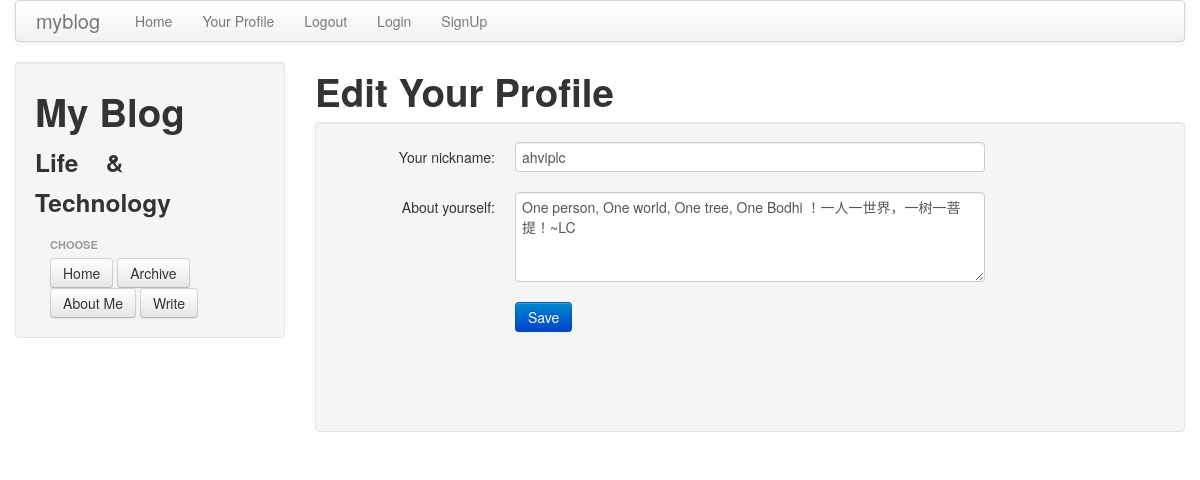
The page /edit (signed in) on the database its author committed.
### app/models.py (models this page shows, shortened)
class User(db.Model):
    id = db.Column(db.Integer, primary_key=True)
    username = db.Column(db.String(64), unique=True)
    password = db.Column(db.String(64))
    role = db.Column(db.SmallInteger, default=ROLE_USER)
    posts = db.relationship('Post', backref='author', lazy='dynamic')
    about_me = db.Column(db.String(140))
    last_seen = db.Column(db.DateTime)

### app/views.py (the view, shortened to what this page needs)
@app.route('/edit', methods=['GET', 'POST'])
@login_required
def edit():
    form = EditForm(g.user.username)
    form.username.data = g.user.username
    form.about_me.data = g.user.about_me
    return render_template('edit.html', form=form)

### app/forms.py (shortened to what this page needs)
class EditForm(Form):
    username = TextField('username',
                         validators=[DataRequired(message="用户名不能为空"), Length(min=3, max=15, message="用户名长度范围3-15")])
    about_me = TextAreaField('about_me', validators=[Length(min=2, max=140, message="自我介绍长度范围2-140")])
    def __init__(self, original_username, *args, **kwargs):
        Form.__init__(self, *args, **kwargs)
        self.original_username = original_username

### app/views.py (called while the page is built)
@lm.user_loader
def load_user(user_id):
    return User.query.get(int(user_id))

@app.before_request
def before_request():
    g.user = current_user
    if g.user.is_authenticated:
        g.user.last_seen = datetime.now()  # now是本地时间，系统时间 （时区不同，所以这两个是不一样的）
        db.session.add(g.user)
        db.session.commit()

### app/templates/edit.html (shortened to what this page needs)
{% extends "base.html" %}
{% block content %}
    <h1>Edit Your Profile</h1>
    <div class="well">
        <form class="form-horizontal" action="" method="post" name="edit">
            <div class="control-group">
                <label class="control-label" for="nickname">Your nickname:</label>
                <div class="controls">
                    {{ form.username(maxlength = 64, class = "span5") }}
                </div>
            </div>
            <div class="control-group">
                <label class="control-label" for="about_me">About yourself:</label>
                <div class="controls">
                    {{ form.about_me(cols = 64, rows = 4, class = "span5") }}
                </div>
            </div>
            <div class="control-group">
                <div class="controls">
                    <input class="btn btn-primary" type="submit" value="Save">
                </div>
            </div>
            <div class="control-group">
            </div>
            <div class="control-group">
            </div>
        </form>
    </div>
{% endblock %}

### rows shown on the page
User: username "ahviplc", about_me "One person, One world, One tree, One Bodhi ！一人一世界，一树一菩提！~LC"
